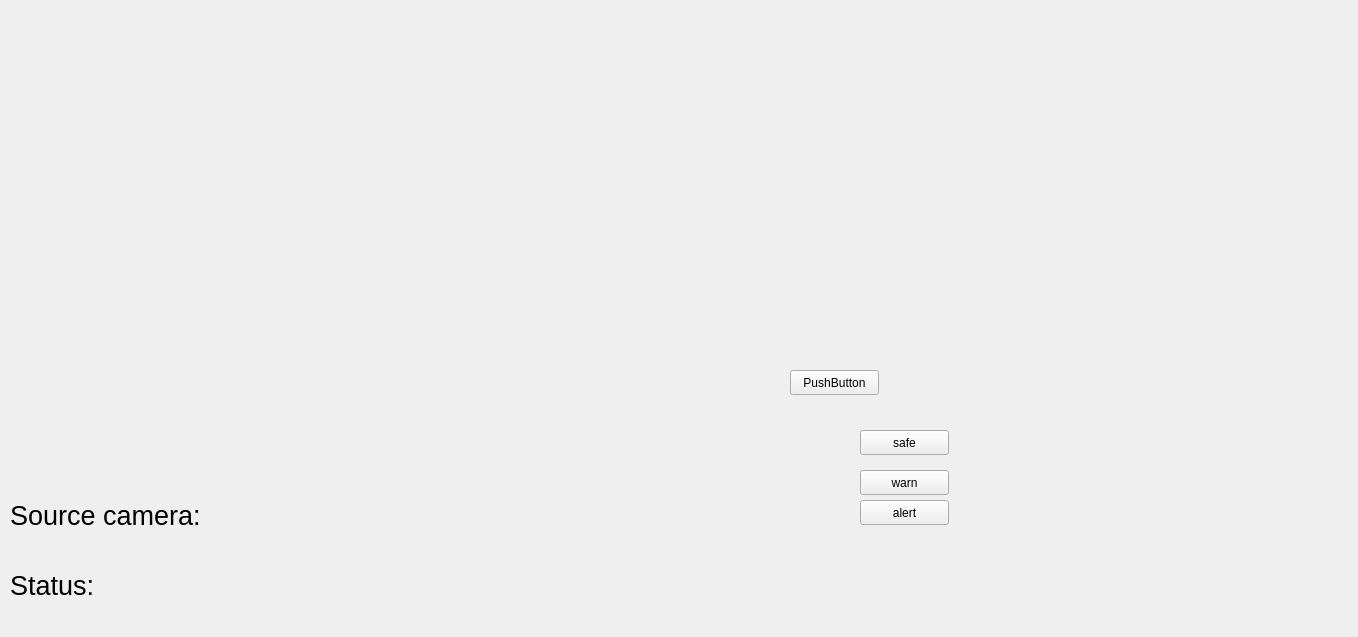
<?xml version="1.0" encoding="UTF-8"?>
<ui version="4.0">
 <class>Form</class>
 <widget class="QWidget" name="Form">
  <property name="geometry">
   <rect>
    <x>0</x>
    <y>0</y>
    <width>1358</width>
    <height>637</height>
   </rect>
  </property>
  <property name="windowTitle">
   <string>Form</string>
  </property>
  <widget class="QPushButton" name="safeButton">
   <property name="geometry">
    <rect>
     <x>860</x>
     <y>430</y>
     <width>89</width>
     <height>25</height>
    </rect>
   </property>
   <property name="text">
    <string>safe</string>
   </property>
  </widget>
  <widget class="QLabel" name="source_camLabel">
   <property name="geometry">
    <rect>
     <x>10</x>
     <y>500</y>
     <width>191</width>
     <height>31</height>
    </rect>
   </property>
   <property name="font">
    <font>
     <pointsize>20</pointsize>
    </font>
   </property>
   <property name="text">
    <string>Source camera:</string>
   </property>
  </widget>
  <widget class="QLabel" name="statusLabel">
   <property name="geometry">
    <rect>
     <x>10</x>
     <y>570</y>
     <width>91</width>
     <height>31</height>
    </rect>
   </property>
   <property name="font">
    <font>
     <pointsize>20</pointsize>
    </font>
   </property>
   <property name="text">
    <string>Status:</string>
   </property>
  </widget>
  <widget class="QLabel" name="safeStatus">
   <property name="geometry">
    <rect>
     <x>210</x>
     <y>550</y>
     <width>81</width>
     <height>71</height>
    </rect>
   </property>
   <property name="font">
    <font>
     <pointsize>15</pointsize>
    </font>
   </property>
   <property name="styleSheet">
    <string notr="true">border-image: url(/home/hello/Desktop/deep learnig/NCKH_Crime_Detector/AppGUI/resource/safe.png);</string>
   </property>
   <property name="text">
    <string/>
   </property>
  </widget>
  <widget class="QLabel" name="warningStatus">
   <property name="geometry">
    <rect>
     <x>300</x>
     <y>550</y>
     <width>81</width>
     <height>71</height>
    </rect>
   </property>
   <property name="font">
    <font>
     <pointsize>15</pointsize>
    </font>
   </property>
   <property name="styleSheet">
    <string notr="true">border-image: url(/home/hello/Desktop/deep learnig/NCKH_Crime_Detector/AppGUI/resource/warning.png);</string>
   </property>
   <property name="text">
    <string/>
   </property>
  </widget>
  <widget class="QLabel" name="alertStatus">
   <property name="geometry">
    <rect>
     <x>400</x>
     <y>550</y>
     <width>81</width>
     <height>71</height>
    </rect>
   </property>
   <property name="font">
    <font>
     <pointsize>15</pointsize>
    </font>
   </property>
   <property name="styleSheet">
    <string notr="true">border-image: url(/home/hello/Desktop/deep learnig/NCKH_Crime_Detector/AppGUI/resource/alert.png)</string>
   </property>
   <property name="text">
    <string/>
   </property>
  </widget>
  <widget class="QLabel" name="info_camLabel">
   <property name="geometry">
    <rect>
     <x>210</x>
     <y>500</y>
     <width>201</width>
     <height>31</height>
    </rect>
   </property>
   <property name="font">
    <font>
     <pointsize>20</pointsize>
    </font>
   </property>
   <property name="styleSheet">
    <string notr="true"/>
   </property>
   <property name="text">
    <string/>
   </property>
  </widget>
  <widget class="QPushButton" name="warnButton">
   <property name="geometry">
    <rect>
     <x>860</x>
     <y>470</y>
     <width>89</width>
     <height>25</height>
    </rect>
   </property>
   <property name="text">
    <string>warn</string>
   </property>
  </widget>
  <widget class="QPushButton" name="alertButton">
   <property name="geometry">
    <rect>
     <x>860</x>
     <y>500</y>
     <width>89</width>
     <height>25</height>
    </rect>
   </property>
   <property name="text">
    <string>alert</string>
   </property>
  </widget>
  <widget class="QPushButton" name="pushButton">
   <property name="geometry">
    <rect>
     <x>790</x>
     <y>370</y>
     <width>89</width>
     <height>25</height>
    </rect>
   </property>
   <property name="text">
    <string>PushButton</string>
   </property>
  </widget>
 </widget>
 <resources/>
 <connections/>
</ui>
